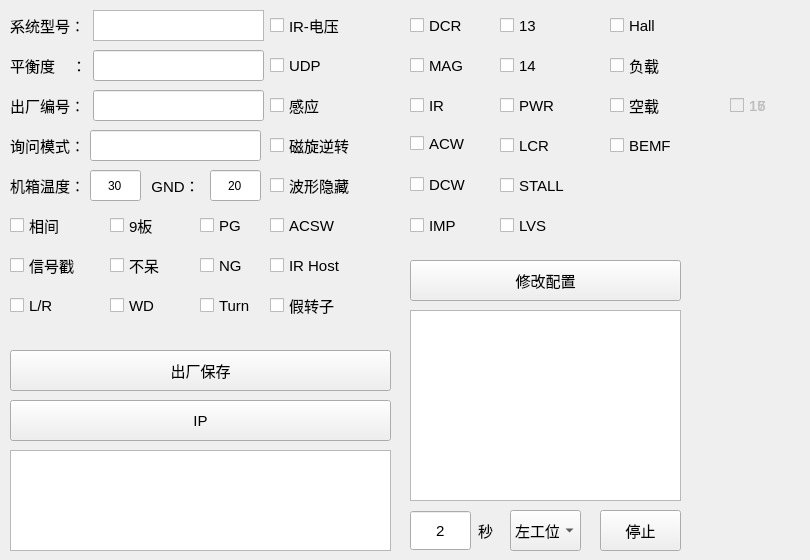
   <widget class="QWidget" name="tab">
    <attribute name="title">
     <string>系统</string>
    </attribute>
    <widget class="QLabel" name="label_5">
     <property name="geometry">
      <rect>
       <x>10</x>
       <y>10</y>
       <width>81</width>
       <height>31</height>
      </rect>
     </property>
     <property name="font">
      <font>
       <pointsize>11</pointsize>
      </font>
     </property>
     <property name="styleSheet">
      <string notr="true"/>
     </property>
     <property name="text">
      <string>系统型号：</string>
     </property>
    </widget>
    <widget class="QLabel" name="label_7">
     <property name="geometry">
      <rect>
       <x>10</x>
       <y>50</y>
       <width>81</width>
       <height>31</height>
      </rect>
     </property>
     <property name="font">
      <font>
       <pointsize>11</pointsize>
      </font>
     </property>
     <property name="styleSheet">
      <string notr="true"/>
     </property>
     <property name="text">
      <string>平衡度    ：</string>
     </property>
    </widget>
    <widget class="QTextEdit" name="textEditk_6">
     <property name="geometry">
      <rect>
       <x>93</x>
       <y>10</y>
       <width>171</width>
       <height>31</height>
      </rect>
     </property>
     <property name="layoutDirection">
      <enum>Qt::LeftToRight</enum>
     </property>
     <property name="autoFillBackground">
      <bool>true</bool>
     </property>
     <property name="styleSheet">
      <string notr="true"/>
     </property>
     <property name="autoFormatting">
      <set>QTextEdit::AutoAll</set>
     </property>
     <property name="html">
      <string>&lt;!DOCTYPE HTML PUBLIC &quot;-//W3C//DTD HTML 4.0//EN&quot; &quot;http://www.w3.org/TR/REC-html40/strict.dtd&quot;&gt;
&lt;html&gt;&lt;head&gt;&lt;meta name=&quot;qrichtext&quot; content=&quot;1&quot; /&gt;&lt;style type=&quot;text/css&quot;&gt;
p, li { white-space: pre-wrap; }
&lt;/style&gt;&lt;/head&gt;&lt;body style=&quot; font-family:'Sans Serif'; font-size:9pt; font-weight:400; font-style:normal;&quot;&gt;
&lt;p align=&quot;center&quot; style=&quot;-qt-paragraph-type:empty; margin-top:0px; margin-bottom:0px; margin-left:0px; margin-right:0px; -qt-block-indent:0; text-indent:0px; font-family:'Ubuntu'; font-size:11pt;&quot;&gt;&lt;br /&gt;&lt;/p&gt;&lt;/body&gt;&lt;/html&gt;</string>
     </property>
    </widget>
    <widget class="QCheckBox" name="checkBox_1">
     <property name="geometry">
      <rect>
       <x>410</x>
       <y>10</y>
       <width>91</width>
       <height>31</height>
      </rect>
     </property>
     <property name="font">
      <font>
       <pointsize>11</pointsize>
      </font>
     </property>
     <property name="styleSheet">
      <string notr="true"> QCheckBox::indicator {
image: url(:/image/053.png);
      width: 45px;
      height: 35px;
  }
QCheckBox::indicator:checked {
image: url(:/image/051.png)
;}&quot;);
</string>
     </property>
     <property name="text">
      <string>DCR</string>
     </property>
    </widget>
    <widget class="QCheckBox" name="checkBox_2">
     <property name="geometry">
      <rect>
       <x>410</x>
       <y>50</y>
       <width>91</width>
       <height>31</height>
      </rect>
     </property>
     <property name="font">
      <font>
       <pointsize>11</pointsize>
      </font>
     </property>
     <property name="styleSheet">
      <string notr="true"> QCheckBox::indicator {
image: url(:/image/053.png);
      width: 45px;
      height: 35px;
  }
QCheckBox::indicator:checked {
image: url(:/image/051.png)
;}&quot;);
</string>
     </property>
     <property name="text">
      <string>MAG</string>
     </property>
    </widget>
    <widget class="QCheckBox" name="checkBox_3">
     <property name="geometry">
      <rect>
       <x>410</x>
       <y>90</y>
       <width>91</width>
       <height>31</height>
      </rect>
     </property>
     <property name="font">
      <font>
       <pointsize>11</pointsize>
      </font>
     </property>
     <property name="styleSheet">
      <string notr="true"> QCheckBox::indicator {
image: url(:/image/053.png);
      width: 45px;
      height: 35px;
  }
QCheckBox::indicator:checked {
image: url(:/image/051.png)
;}&quot;);
</string>
     </property>
     <property name="text">
      <string>IR</string>
     </property>
    </widget>
    <widget class="QCheckBox" name="checkBox_4">
     <property name="geometry">
      <rect>
       <x>410</x>
       <y>128</y>
       <width>91</width>
       <height>31</height>
      </rect>
     </property>
     <property name="font">
      <font>
       <pointsize>11</pointsize>
      </font>
     </property>
     <property name="styleSheet">
      <string notr="true"> QCheckBox::indicator {
image: url(:/image/053.png);
      width: 45px;
      height: 35px;
  }
QCheckBox::indicator:checked {
image: url(:/image/051.png)
;}&quot;);
</string>
     </property>
     <property name="text">
      <string>ACW</string>
     </property>
    </widget>
    <widget class="QCheckBox" name="checkBox_5">
     <property name="geometry">
      <rect>
       <x>410</x>
       <y>169</y>
       <width>91</width>
       <height>31</height>
      </rect>
     </property>
     <property name="font">
      <font>
       <pointsize>11</pointsize>
      </font>
     </property>
     <property name="styleSheet">
      <string notr="true"> QCheckBox::indicator {
image: url(:/image/053.png);
      width: 45px;
      height: 35px;
  }
QCheckBox::indicator:checked {
image: url(:/image/051.png)
;}&quot;);
</string>
     </property>
     <property name="text">
      <string>DCW</string>
     </property>
    </widget>
    <widget class="QCheckBox" name="checkBox_6">
     <property name="geometry">
      <rect>
       <x>410</x>
       <y>210</y>
       <width>91</width>
       <height>31</height>
      </rect>
     </property>
     <property name="font">
      <font>
       <pointsize>11</pointsize>
      </font>
     </property>
     <property name="styleSheet">
      <string notr="true"> QCheckBox::indicator {
image: url(:/image/053.png);
      width: 45px;
      height: 35px;
  }
QCheckBox::indicator:checked {
image: url(:/image/051.png)
;}&quot;);
</string>
     </property>
     <property name="text">
      <string>IMP</string>
     </property>
    </widget>
    <widget class="QPushButton" name="System_Current">
     <property name="geometry">
      <rect>
       <x>410</x>
       <y>260</y>
       <width>271</width>
       <height>41</height>
      </rect>
     </property>
     <property name="font">
      <font>
       <pointsize>11</pointsize>
      </font>
     </property>
     <property name="text">
      <string>修改配置</string>
     </property>
    </widget>
    <widget class="QCheckBox" name="checkBox_7">
     <property name="geometry">
      <rect>
       <x>500</x>
       <y>10</y>
       <width>71</width>
       <height>31</height>
      </rect>
     </property>
     <property name="font">
      <font>
       <pointsize>11</pointsize>
      </font>
     </property>
     <property name="styleSheet">
      <string notr="true"> QCheckBox::indicator {
	color: rgb(255, 255, 255);
image: url(:/image/053.png);
      width: 45px;
      height: 35px;
  }
QCheckBox::indicator:checked {
image: url(:/image/051.png)
;}&quot;);
</string>
     </property>
     <property name="text">
      <string>13</string>
     </property>
    </widget>
    <widget class="QCheckBox" name="checkBox_8">
     <property name="geometry">
      <rect>
       <x>500</x>
       <y>50</y>
       <width>71</width>
       <height>31</height>
      </rect>
     </property>
     <property name="font">
      <font>
       <pointsize>11</pointsize>
      </font>
     </property>
     <property name="styleSheet">
      <string notr="true"> QCheckBox::indicator {
	color: rgb(255, 255, 255);
image: url(:/image/053.png);
      width: 45px;
      height: 35px;
  }
QCheckBox::indicator:checked {
image: url(:/image/051.png)
;}&quot;);
</string>
     </property>
     <property name="text">
      <string>14</string>
     </property>
    </widget>
    <widget class="QCheckBox" name="checkBox_9">
     <property name="enabled">
      <bool>false</bool>
     </property>
     <property name="geometry">
      <rect>
       <x>730</x>
       <y>90</y>
       <width>71</width>
       <height>31</height>
      </rect>
     </property>
     <property name="font">
      <font>
       <pointsize>11</pointsize>
      </font>
     </property>
     <property name="styleSheet">
      <string notr="true"> QCheckBox::indicator {
image: url(:/image/053.png);
      width: 45px;
      height: 35px;
  }
QCheckBox::indicator:checked {
image: url(:/image/051.png)
;}&quot;);
</string>
     </property>
     <property name="text">
      <string>15</string>
     </property>
    </widget>
    <widget class="QCheckBox" name="checkBox_10">
     <property name="enabled">
      <bool>false</bool>
     </property>
     <property name="geometry">
      <rect>
       <x>730</x>
       <y>90</y>
       <width>71</width>
       <height>31</height>
      </rect>
     </property>
     <property name="font">
      <font>
       <pointsize>11</pointsize>
      </font>
     </property>
     <property name="styleSheet">
      <string notr="true"> QCheckBox::indicator {
image: url(:/image/053.png);
      width: 45px;
      height: 35px;
  }
QCheckBox::indicator:checked {
image: url(:/image/051.png)
;}&quot;);
</string>
     </property>
     <property name="text">
      <string>16</string>
     </property>
    </widget>
    <widget class="QCheckBox" name="checkBox_11">
     <property name="enabled">
      <bool>false</bool>
     </property>
     <property name="geometry">
      <rect>
       <x>730</x>
       <y>90</y>
       <width>71</width>
       <height>31</height>
      </rect>
     </property>
     <property name="font">
      <font>
       <pointsize>11</pointsize>
      </font>
     </property>
     <property name="styleSheet">
      <string notr="true"> QCheckBox::indicator {
image: url(:/image/053.png);
      width: 45px;
      height: 35px;
  }
QCheckBox::indicator:checked {
image: url(:/image/051.png)
;}&quot;);
</string>
     </property>
     <property name="text">
      <string>17</string>
     </property>
    </widget>
    <widget class="QTextBrowser" name="textBrowser">
     <property name="geometry">
      <rect>
       <x>410</x>
       <y>310</y>
       <width>271</width>
       <height>191</height>
      </rect>
     </property>
    </widget>
    <widget class="QCheckBox" name="checkBox_IR_SetVolt">
     <property name="geometry">
      <rect>
       <x>270</x>
       <y>10</y>
       <width>131</width>
       <height>31</height>
      </rect>
     </property>
     <property name="font">
      <font>
       <pointsize>11</pointsize>
      </font>
     </property>
     <property name="styleSheet">
      <string notr="true"> QCheckBox::indicator {
	color: rgb(255, 255, 255);
image: url(:/image/053.png);
      width: 45px;
      height: 35px;
  }
QCheckBox::indicator:checked {
image: url(:/image/051.png)
;}&quot;);
</string>
     </property>
     <property name="text">
      <string>IR-电压</string>
     </property>
    </widget>
    <widget class="QDoubleSpinBox" name="Button_Start_Time">
     <property name="geometry">
      <rect>
       <x>410</x>
       <y>510</y>
       <width>61</width>
       <height>41</height>
      </rect>
     </property>
     <property name="font">
      <font>
       <pointsize>11</pointsize>
      </font>
     </property>
     <property name="alignment">
      <set>Qt::AlignCenter</set>
     </property>
     <property name="buttonSymbols">
      <enum>QAbstractSpinBox::NoButtons</enum>
     </property>
     <property name="decimals">
      <number>0</number>
     </property>
     <property name="maximum">
      <double>100.000000000000000</double>
     </property>
     <property name="value">
      <double>2.000000000000000</double>
     </property>
    </widget>
    <widget class="QLabel" name="label_31">
     <property name="geometry">
      <rect>
       <x>470</x>
       <y>510</y>
       <width>31</width>
       <height>41</height>
      </rect>
     </property>
     <property name="font">
      <font>
       <pointsize>11</pointsize>
      </font>
     </property>
     <property name="styleSheet">
      <string notr="true"/>
     </property>
     <property name="text">
      <string>秒</string>
     </property>
     <property name="alignment">
      <set>Qt::AlignCenter</set>
     </property>
    </widget>
    <widget class="QComboBox" name="comb_Start_2">
     <property name="geometry">
      <rect>
       <x>510</x>
       <y>510</y>
       <width>71</width>
       <height>41</height>
      </rect>
     </property>
     <property name="maximumSize">
      <size>
       <width>200</width>
       <height>120</height>
      </size>
     </property>
     <property name="font">
      <font>
       <pointsize>11</pointsize>
      </font>
     </property>
     <item>
      <property name="text">
       <string>左工位</string>
      </property>
     </item>
     <item>
      <property name="text">
       <string>右工位</string>
      </property>
     </item>
     <item>
      <property name="text">
       <string>双工位</string>
      </property>
     </item>
    </widget>
    <widget class="QPushButton" name="Button_Start">
     <property name="geometry">
      <rect>
       <x>600</x>
       <y>510</y>
       <width>81</width>
       <height>41</height>
      </rect>
     </property>
     <property name="font">
      <font>
       <pointsize>11</pointsize>
      </font>
     </property>
     <property name="text">
      <string>停止</string>
     </property>
    </widget>
    <widget class="QLabel" name="label_Factory_number">
     <property name="geometry">
      <rect>
       <x>10</x>
       <y>90</y>
       <width>71</width>
       <height>31</height>
      </rect>
     </property>
     <property name="font">
      <font>
       <pointsize>11</pointsize>
      </font>
     </property>
     <property name="styleSheet">
      <string notr="true"/>
     </property>
     <property name="text">
      <string>出厂编号：</string>
     </property>
    </widget>
    <widget class="QPushButton" name="Button_Conf">
     <property name="geometry">
      <rect>
       <x>10</x>
       <y>350</y>
       <width>381</width>
       <height>41</height>
      </rect>
     </property>
     <property name="font">
      <font>
       <pointsize>11</pointsize>
      </font>
     </property>
     <property name="text">
      <string>出厂保存</string>
     </property>
    </widget>
    <widget class="QLineEdit" name="text_Factory_number">
     <property name="geometry">
      <rect>
       <x>93</x>
       <y>90</y>
       <width>171</width>
       <height>31</height>
      </rect>
     </property>
    </widget>
    <widget class="QCheckBox" name="checkBox_mag">
     <property name="geometry">
      <rect>
       <x>270</x>
       <y>130</y>
       <width>131</width>
       <height>31</height>
      </rect>
     </property>
     <property name="font">
      <font>
       <pointsize>11</pointsize>
      </font>
     </property>
     <property name="styleSheet">
      <string notr="true"> QCheckBox::indicator {
	color: rgb(255, 255, 255);
image: url(:/image/053.png);
      width:45px;
      height: 35px;
  }
QCheckBox::indicator:checked {
image: url(:/image/051.png)
;}&quot;);
</string>
     </property>
     <property name="text">
      <string>磁旋逆转</string>
     </property>
    </widget>
    <widget class="QLineEdit" name="text_Unbalance">
     <property name="geometry">
      <rect>
       <x>93</x>
       <y>50</y>
       <width>171</width>
       <height>31</height>
      </rect>
     </property>
    </widget>
    <widget class="QPushButton" name="Button_Ip">
     <property name="geometry">
      <rect>
       <x>10</x>
       <y>400</y>
       <width>381</width>
       <height>41</height>
      </rect>
     </property>
     <property name="font">
      <font>
       <pointsize>11</pointsize>
      </font>
     </property>
     <property name="text">
      <string>IP</string>
     </property>
    </widget>
    <widget class="QCheckBox" name="checkBox_12">
     <property name="geometry">
      <rect>
       <x>500</x>
       <y>90</y>
       <width>91</width>
       <height>31</height>
      </rect>
     </property>
     <property name="font">
      <font>
       <pointsize>11</pointsize>
      </font>
     </property>
     <property name="styleSheet">
      <string notr="true"> QCheckBox::indicator {
	color: rgb(255, 255, 255);
image: url(:/image/053.png);
      width: 45px;
      height: 35px;
  }
QCheckBox::indicator:checked {
image: url(:/image/051.png)
;}&quot;);
</string>
     </property>
     <property name="text">
      <string>PWR</string>
     </property>
    </widget>
    <widget class="QCheckBox" name="checkBox_14">
     <property name="geometry">
      <rect>
       <x>500</x>
       <y>130</y>
       <width>91</width>
       <height>31</height>
      </rect>
     </property>
     <property name="font">
      <font>
       <pointsize>11</pointsize>
      </font>
     </property>
     <property name="styleSheet">
      <string notr="true"> QCheckBox::indicator {
	color: rgb(255, 255, 255);
image: url(:/image/053.png);
      width: 45px;
      height: 35px;
  }
QCheckBox::indicator:checked {
image: url(:/image/051.png)
;}&quot;);
</string>
     </property>
     <property name="text">
      <string>LCR</string>
     </property>
    </widget>
    <widget class="QTextBrowser" name="Print_Text">
     <property name="enabled">
      <bool>true</bool>
     </property>
     <property name="geometry">
      <rect>
       <x>10</x>
       <y>450</y>
       <width>381</width>
       <height>101</height>
      </rect>
     </property>
     <property name="styleSheet">
      <string notr="true"/>
     </property>
     <property name="html">
      <string>&lt;!DOCTYPE HTML PUBLIC &quot;-//W3C//DTD HTML 4.0//EN&quot; &quot;http://www.w3.org/TR/REC-html40/strict.dtd&quot;&gt;
&lt;html&gt;&lt;head&gt;&lt;meta name=&quot;qrichtext&quot; content=&quot;1&quot; /&gt;&lt;style type=&quot;text/css&quot;&gt;
p, li { white-space: pre-wrap; }
&lt;/style&gt;&lt;/head&gt;&lt;body style=&quot; font-family:'Sans Serif'; font-size:9pt; font-weight:400; font-style:normal;&quot;&gt;
&lt;p style=&quot;-qt-paragraph-type:empty; margin-top:0px; margin-bottom:0px; margin-left:0px; margin-right:0px; -qt-block-indent:0; text-indent:0px; font-family:'Ubuntu'; font-size:11pt; font-weight:72; font-style:italic;&quot;&gt;&lt;br /&gt;&lt;/p&gt;&lt;/body&gt;&lt;/html&gt;</string>
     </property>
    </widget>
    <widget class="QCheckBox" name="checkBox_15">
     <property name="geometry">
      <rect>
       <x>500</x>
       <y>170</y>
       <width>101</width>
       <height>31</height>
      </rect>
     </property>
     <property name="font">
      <font>
       <pointsize>11</pointsize>
      </font>
     </property>
     <property name="styleSheet">
      <string notr="true"> QCheckBox::indicator {
	color: rgb(255, 255, 255);
image: url(:/image/053.png);
      width: 45px;
      height: 35px;
  }
QCheckBox::indicator:checked {
image: url(:/image/051.png)
;}&quot;);
</string>
     </property>
     <property name="text">
      <string>STALL</string>
     </property>
    </widget>
    <widget class="QCheckBox" name="checkBox_16">
     <property name="geometry">
      <rect>
       <x>500</x>
       <y>210</y>
       <width>91</width>
       <height>31</height>
      </rect>
     </property>
     <property name="font">
      <font>
       <pointsize>11</pointsize>
      </font>
     </property>
     <property name="styleSheet">
      <string notr="true"> QCheckBox::indicator {
	color: rgb(255, 255, 255);
image: url(:/image/053.png);
      width: 45px;
      height: 35px;
  }
QCheckBox::indicator:checked {
image: url(:/image/051.png)
;}&quot;);
</string>
     </property>
     <property name="text">
      <string>LVS</string>
     </property>
    </widget>
    <widget class="QCheckBox" name="checkBox_induction">
     <property name="geometry">
      <rect>
       <x>270</x>
       <y>90</y>
       <width>131</width>
       <height>31</height>
      </rect>
     </property>
     <property name="font">
      <font>
       <pointsize>11</pointsize>
      </font>
     </property>
     <property name="styleSheet">
      <string notr="true"> QCheckBox::indicator {
	color: rgb(255, 255, 255);
image: url(:/image/053.png);
      width: 45px;
      height: 35px;
  }
QCheckBox::indicator:checked {
image: url(:/image/051.png)
;}&quot;);
</string>
     </property>
     <property name="text">
      <string>感应</string>
     </property>
    </widget>
    <widget class="QCheckBox" name="checkBox_mag_shapehide">
     <property name="geometry">
      <rect>
       <x>270</x>
       <y>170</y>
       <width>121</width>
       <height>31</height>
      </rect>
     </property>
     <property name="font">
      <font>
       <pointsize>11</pointsize>
      </font>
     </property>
     <property name="styleSheet">
      <string notr="true"> QCheckBox::indicator {
	color: rgb(255, 255, 255);
image: url(:/image/053.png);
      width:45px;
      height: 35px;
  }
QCheckBox::indicator:checked {
image: url(:/image/051.png)
;}&quot;);
</string>
     </property>
     <property name="text">
      <string>波形隐藏</string>
     </property>
    </widget>
    <widget class="QCheckBox" name="checkBox_NG">
     <property name="geometry">
      <rect>
       <x>200</x>
       <y>250</y>
       <width>71</width>
       <height>31</height>
      </rect>
     </property>
     <property name="font">
      <font>
       <pointsize>11</pointsize>
      </font>
     </property>
     <property name="styleSheet">
      <string notr="true"> QCheckBox::indicator {
	color: rgb(255, 255, 255);
image: url(:/image/053.png);
      width:35px;
      height: 35px;
  }
QCheckBox::indicator:checked {
image: url(:/image/051.png)
;}&quot;);
</string>
     </property>
     <property name="text">
      <string>NG</string>
     </property>
    </widget>
    <widget class="QCheckBox" name="checkBox_stagnate">
     <property name="geometry">
      <rect>
       <x>110</x>
       <y>250</y>
       <width>81</width>
       <height>31</height>
      </rect>
     </property>
     <property name="font">
      <font>
       <pointsize>11</pointsize>
      </font>
     </property>
     <property name="styleSheet">
      <string notr="true"> QCheckBox::indicator {
	color: rgb(255, 255, 255);
image: url(:/image/053.png);
      width:35px;
      height: 35px;
  }
QCheckBox::indicator:checked {
image: url(:/image/051.png)
;}&quot;);
</string>
     </property>
     <property name="text">
      <string>不呆</string>
     </property>
    </widget>
    <widget class="QCheckBox" name="checkBox_singal">
     <property name="geometry">
      <rect>
       <x>10</x>
       <y>250</y>
       <width>101</width>
       <height>31</height>
      </rect>
     </property>
     <property name="font">
      <font>
       <pointsize>11</pointsize>
      </font>
     </property>
     <property name="styleSheet">
      <string notr="true"> QCheckBox::indicator {
	color: rgb(255, 255, 255);
image: url(:/image/053.png);
      width:30px;
      height: 35px;
  }
QCheckBox::indicator:checked {
image: url(:/image/051.png)
;}&quot;);
</string>
     </property>
     <property name="text">
      <string>信号戳</string>
     </property>
    </widget>
    <widget class="QCheckBox" name="checkBox_UDP">
     <property name="geometry">
      <rect>
       <x>270</x>
       <y>50</y>
       <width>131</width>
       <height>31</height>
      </rect>
     </property>
     <property name="font">
      <font>
       <pointsize>11</pointsize>
      </font>
     </property>
     <property name="styleSheet">
      <string notr="true"> QCheckBox::indicator {
	color: rgb(255, 255, 255);
image: url(:/image/053.png);
      width: 45px;
      height: 35px;
  }
QCheckBox::indicator:checked {
image: url(:/image/051.png)
;}&quot;);
</string>
     </property>
     <property name="text">
      <string>UDP</string>
     </property>
    </widget>
    <widget class="QCheckBox" name="checkBox_nacw">
     <property name="geometry">
      <rect>
       <x>10</x>
       <y>210</y>
       <width>91</width>
       <height>31</height>
      </rect>
     </property>
     <property name="font">
      <font>
       <pointsize>11</pointsize>
      </font>
     </property>
     <property name="styleSheet">
      <string notr="true"> QCheckBox::indicator {
	color: rgb(255, 255, 255);
image: url(:/image/053.png);
      width:30px;
      height: 35px;
  }
QCheckBox::indicator:checked {
image: url(:/image/051.png)
;}&quot;);
</string>
     </property>
     <property name="text">
      <string>相间</string>
     </property>
    </widget>
    <widget class="QCheckBox" name="checkBox_IR_HostJudge">
     <property name="geometry">
      <rect>
       <x>270</x>
       <y>250</y>
       <width>111</width>
       <height>31</height>
      </rect>
     </property>
     <property name="font">
      <font>
       <pointsize>11</pointsize>
      </font>
     </property>
     <property name="styleSheet">
      <string notr="true"> QCheckBox::indicator {
	color: rgb(255, 255, 255);
image: url(:/image/053.png);
      width:45px;
      height: 35px;
  }
QCheckBox::indicator:checked {
image: url(:/image/051.png)
;}&quot;);
</string>
     </property>
     <property name="text">
      <string>IR Host</string>
     </property>
    </widget>
    <widget class="QLabel" name="label_Ask_Model">
     <property name="geometry">
      <rect>
       <x>10</x>
       <y>130</y>
       <width>71</width>
       <height>31</height>
      </rect>
     </property>
     <property name="font">
      <font>
       <pointsize>11</pointsize>
      </font>
     </property>
     <property name="styleSheet">
      <string notr="true"/>
     </property>
     <property name="text">
      <string>询问模式：</string>
     </property>
    </widget>
    <widget class="QLineEdit" name="text_Ask_Model">
     <property name="geometry">
      <rect>
       <x>90</x>
       <y>130</y>
       <width>171</width>
       <height>31</height>
      </rect>
     </property>
    </widget>
    <widget class="QCheckBox" name="checkBox_9Board">
     <property name="geometry">
      <rect>
       <x>110</x>
       <y>210</y>
       <width>91</width>
       <height>31</height>
      </rect>
     </property>
     <property name="font">
      <font>
       <pointsize>11</pointsize>
      </font>
     </property>
     <property name="styleSheet">
      <string notr="true"> QCheckBox::indicator {
	color: rgb(255, 255, 255);
image: url(:/image/053.png);
      width:30px;
      height: 35px;
  }
QCheckBox::indicator:checked {
image: url(:/image/051.png)
;}&quot;);
</string>
     </property>
     <property name="text">
      <string>9板</string>
     </property>
    </widget>
    <widget class="QLabel" name="label_Ask_Model_2">
     <property name="geometry">
      <rect>
       <x>10</x>
       <y>170</y>
       <width>71</width>
       <height>31</height>
      </rect>
     </property>
     <property name="font">
      <font>
       <pointsize>11</pointsize>
      </font>
     </property>
     <property name="styleSheet">
      <string notr="true"/>
     </property>
     <property name="text">
      <string>机箱温度：</string>
     </property>
    </widget>
    <widget class="QLineEdit" name="text_Temp">
     <property name="geometry">
      <rect>
       <x>90</x>
       <y>170</y>
       <width>51</width>
       <height>31</height>
      </rect>
     </property>
     <property name="text">
      <string>30</string>
     </property>
     <property name="alignment">
      <set>Qt::AlignCenter</set>
     </property>
    </widget>
    <widget class="QLabel" name="label_Ask_Model_3">
     <property name="geometry">
      <rect>
       <x>150</x>
       <y>170</y>
       <width>51</width>
       <height>31</height>
      </rect>
     </property>
     <property name="font">
      <font>
       <pointsize>11</pointsize>
      </font>
     </property>
     <property name="styleSheet">
      <string notr="true"/>
     </property>
     <property name="text">
      <string>GND：</string>
     </property>
     <property name="alignment">
      <set>Qt::AlignCenter</set>
     </property>
    </widget>
    <widget class="QLineEdit" name="text_GND">
     <property name="geometry">
      <rect>
       <x>210</x>
       <y>170</y>
       <width>51</width>
       <height>31</height>
      </rect>
     </property>
     <property name="text">
      <string>20</string>
     </property>
     <property name="alignment">
      <set>Qt::AlignCenter</set>
     </property>
    </widget>
    <widget class="QCheckBox" name="checkBox_PG">
     <property name="geometry">
      <rect>
       <x>200</x>
       <y>210</y>
       <width>91</width>
       <height>31</height>
      </rect>
     </property>
     <property name="font">
      <font>
       <pointsize>11</pointsize>
      </font>
     </property>
     <property name="styleSheet">
      <string notr="true"> QCheckBox::indicator {
	color: rgb(255, 255, 255);
image: url(:/image/053.png);
      width:30px;
      height: 35px;
  }
QCheckBox::indicator:checked {
image: url(:/image/051.png)
;}&quot;);
</string>
     </property>
     <property name="text">
      <string>PG</string>
     </property>
    </widget>
    <widget class="QCheckBox" name="checkBox_ACSW">
     <property name="geometry">
      <rect>
       <x>270</x>
       <y>210</y>
       <width>131</width>
       <height>31</height>
      </rect>
     </property>
     <property name="font">
      <font>
       <pointsize>11</pointsize>
      </font>
     </property>
     <property name="styleSheet">
      <string notr="true"> QCheckBox::indicator {
	color: rgb(255, 255, 255);
image: url(:/image/053.png);
      width: 45px;
      height: 35px;
  }
QCheckBox::indicator:checked {
image: url(:/image/051.png)
;}&quot;);
</string>
     </property>
     <property name="text">
      <string>ACSW</string>
     </property>
    </widget>
    <widget class="QCheckBox" name="checkBox_LR">
     <property name="geometry">
      <rect>
       <x>10</x>
       <y>290</y>
       <width>81</width>
       <height>31</height>
      </rect>
     </property>
     <property name="font">
      <font>
       <pointsize>11</pointsize>
      </font>
     </property>
     <property name="styleSheet">
      <string notr="true"> QCheckBox::indicator {
	color: rgb(255, 255, 255);
image: url(:/image/053.png);
      width: 30px;
      height: 35px;
  }
QCheckBox::indicator:checked {
image: url(:/image/051.png)
;}&quot;);
</string>
     </property>
     <property name="text">
      <string>L/R</string>
     </property>
    </widget>
    <widget class="QCheckBox" name="checkBox_Turn">
     <property name="geometry">
      <rect>
       <x>200</x>
       <y>290</y>
       <width>71</width>
       <height>31</height>
      </rect>
     </property>
     <property name="font">
      <font>
       <pointsize>11</pointsize>
      </font>
     </property>
     <property name="styleSheet">
      <string notr="true"> QCheckBox::indicator {
	color: rgb(255, 255, 255);
image: url(:/image/053.png);
      width:29px;
      height: 35px;
  }
QCheckBox::indicator:checked {
image: url(:/image/051.png)
;}&quot;);
</string>
     </property>
     <property name="text">
      <string>Turn</string>
     </property>
    </widget>
    <widget class="QCheckBox" name="checkBox_Sham_Turn">
     <property name="geometry">
      <rect>
       <x>270</x>
       <y>290</y>
       <width>111</width>
       <height>31</height>
      </rect>
     </property>
     <property name="font">
      <font>
       <pointsize>11</pointsize>
      </font>
     </property>
     <property name="styleSheet">
      <string notr="true"> QCheckBox::indicator {
	color: rgb(255, 255, 255);
image: url(:/image/053.png);
      width:45px;
      height: 35px;
  }
QCheckBox::indicator:checked {
image: url(:/image/051.png)
;}&quot;);
</string>
     </property>
     <property name="text">
      <string>假转子</string>
     </property>
    </widget>
    <widget class="QCheckBox" name="checkBox_13">
     <property name="geometry">
      <rect>
       <x>610</x>
       <y>10</y>
       <width>91</width>
       <height>31</height>
      </rect>
     </property>
     <property name="font">
      <font>
       <pointsize>11</pointsize>
      </font>
     </property>
     <property name="styleSheet">
      <string notr="true"> QCheckBox::indicator {
	color: rgb(255, 255, 255);
image: url(:/image/053.png);
      width: 35px;
      height: 35px;
  }
QCheckBox::indicator:checked {
image: url(:/image/051.png)
;}&quot;);
</string>
     </property>
     <property name="text">
      <string>Hall</string>
     </property>
    </widget>
    <widget class="QCheckBox" name="checkBox_17">
     <property name="geometry">
      <rect>
       <x>610</x>
       <y>50</y>
       <width>91</width>
       <height>31</height>
      </rect>
     </property>
     <property name="font">
      <font>
       <pointsize>11</pointsize>
      </font>
     </property>
     <property name="styleSheet">
      <string notr="true"> QCheckBox::indicator {
	color: rgb(255, 255, 255);
image: url(:/image/053.png);
      width: 35px;
      height: 35px;
  }
QCheckBox::indicator:checked {
image: url(:/image/051.png)
;}&quot;);
</string>
     </property>
     <property name="text">
      <string>负载</string>
     </property>
    </widget>
    <widget class="QCheckBox" name="checkBox_18">
     <property name="geometry">
      <rect>
       <x>610</x>
       <y>90</y>
       <width>91</width>
       <height>31</height>
      </rect>
     </property>
     <property name="font">
      <font>
       <pointsize>11</pointsize>
      </font>
     </property>
     <property name="styleSheet">
      <string notr="true"> QCheckBox::indicator {
	color: rgb(255, 255, 255);
image: url(:/image/053.png);
      width: 35px;
      height: 35px;
  }
QCheckBox::indicator:checked {
image: url(:/image/051.png)
;}&quot;);
</string>
     </property>
     <property name="text">
      <string>空载</string>
     </property>
    </widget>
    <widget class="QCheckBox" name="checkBox_WD">
     <property name="geometry">
      <rect>
       <x>110</x>
       <y>290</y>
       <width>81</width>
       <height>31</height>
      </rect>
     </property>
     <property name="font">
      <font>
       <pointsize>11</pointsize>
      </font>
     </property>
     <property name="styleSheet">
      <string notr="true"> QCheckBox::indicator {
	color: rgb(255, 255, 255);
image: url(:/image/053.png);
      width:35px;
      height: 35px;
  }
QCheckBox::indicator:checked {
image: url(:/image/051.png)
;}&quot;);
</string>
     </property>
     <property name="text">
      <string>WD</string>
     </property>
    </widget>
    <widget class="QCheckBox" name="checkBox_19">
     <property name="geometry">
      <rect>
       <x>610</x>
       <y>130</y>
       <width>91</width>
       <height>31</height>
      </rect>
     </property>
     <property name="font">
      <font>
       <pointsize>11</pointsize>
      </font>
     </property>
     <property name="styleSheet">
      <string notr="true"> QCheckBox::indicator {
	color: rgb(255, 255, 255);
image: url(:/image/053.png);
      width: 35px;
      height: 35px;
  }
QCheckBox::indicator:checked {
image: url(:/image/051.png)
;}&quot;);
</string>
     </property>
     <property name="text">
      <string>BEMF</string>
     </property>
    </widget>
   </widget>
